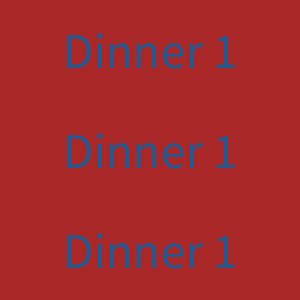
Frame 1 (no input)
Frame 60 (the mouse pressed at the canvas centre just before this capture): identical to frame 1, image omitted
Frame 120 (the mouse held since frame 60 and released just before this capture): identical to frame 1, image omitted

The Processing sketch that drew this single still picture (run headless with seeded random() and noise(); from frame 60 on, the mouse is pressed at the canvas centre):

// Processing sketch: week13_1_dinner
// ── week13_1_dinner.pde
void setup(){
  size(300,300);
  fill(#24588E);
  textSize(50);
  textAlign(CENTER,CENTER);
}
void draw(){
   background(#AA2727);
   text("Dinner 1",150,50);
   text("Dinner 1",150,150);
   text("Dinner 1",150,250);
}
